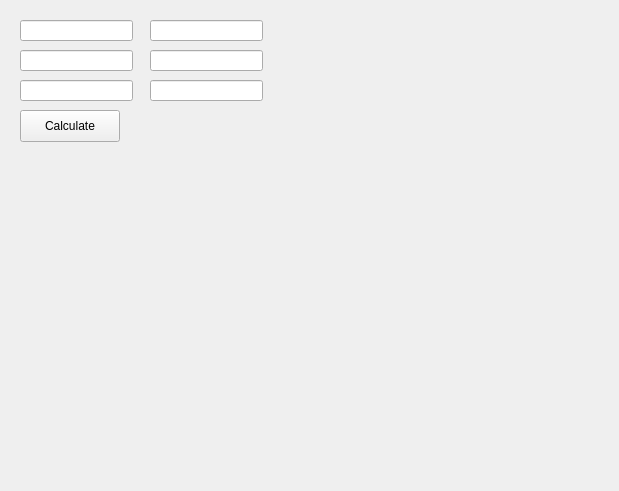
<?xml version="1.0" encoding="UTF-8"?>
<ui version="4.0">
 <class>graphic</class>
 <widget class="QWidget" name="graphic">
  <property name="geometry">
   <rect>
    <x>0</x>
    <y>0</y>
    <width>619</width>
    <height>491</height>
   </rect>
  </property>
  <property name="windowTitle">
   <string>Form</string>
  </property>
  <widget class="QPushButton" name="pushButton">
   <property name="geometry">
    <rect>
     <x>20</x>
     <y>110</y>
     <width>100</width>
     <height>32</height>
    </rect>
   </property>
   <property name="text">
    <string>Calculate</string>
   </property>
  </widget>
  <widget class="QCustomPlot" name="graph" native="true">
   <property name="geometry">
    <rect>
     <x>10</x>
     <y>140</y>
     <width>601</width>
     <height>351</height>
    </rect>
   </property>
  </widget>
  <widget class="QLineEdit" name="xFrom">
   <property name="geometry">
    <rect>
     <x>20</x>
     <y>20</y>
     <width>113</width>
     <height>21</height>
    </rect>
   </property>
  </widget>
  <widget class="QLineEdit" name="xTo">
   <property name="geometry">
    <rect>
     <x>150</x>
     <y>20</y>
     <width>113</width>
     <height>21</height>
    </rect>
   </property>
  </widget>
  <widget class="QLineEdit" name="yFrom">
   <property name="geometry">
    <rect>
     <x>20</x>
     <y>50</y>
     <width>113</width>
     <height>21</height>
    </rect>
   </property>
  </widget>
  <widget class="QLineEdit" name="yTo">
   <property name="geometry">
    <rect>
     <x>150</x>
     <y>50</y>
     <width>113</width>
     <height>21</height>
    </rect>
   </property>
  </widget>
  <widget class="QLineEdit" name="fFrom">
   <property name="geometry">
    <rect>
     <x>20</x>
     <y>80</y>
     <width>113</width>
     <height>21</height>
    </rect>
   </property>
  </widget>
  <widget class="QLineEdit" name="fTo">
   <property name="geometry">
    <rect>
     <x>150</x>
     <y>80</y>
     <width>113</width>
     <height>21</height>
    </rect>
   </property>
  </widget>
 </widget>
 <customwidgets>
  <customwidget>
   <class>QCustomPlot</class>
   <extends>QWidget</extends>
   <header>qcustomplot.h</header>
   <container>1</container>
  </customwidget>
 </customwidgets>
 <resources/>
 <connections/>
</ui>
